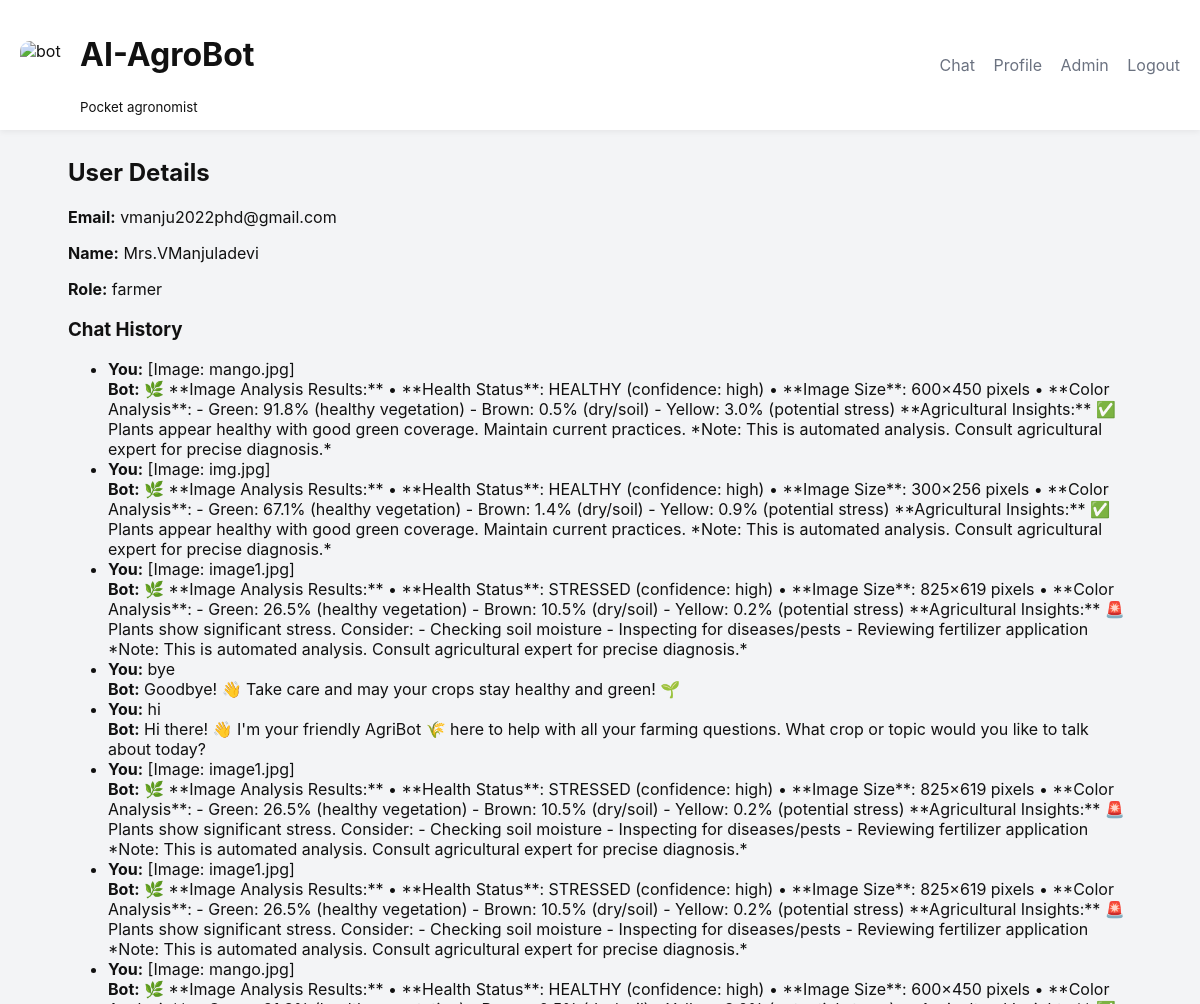
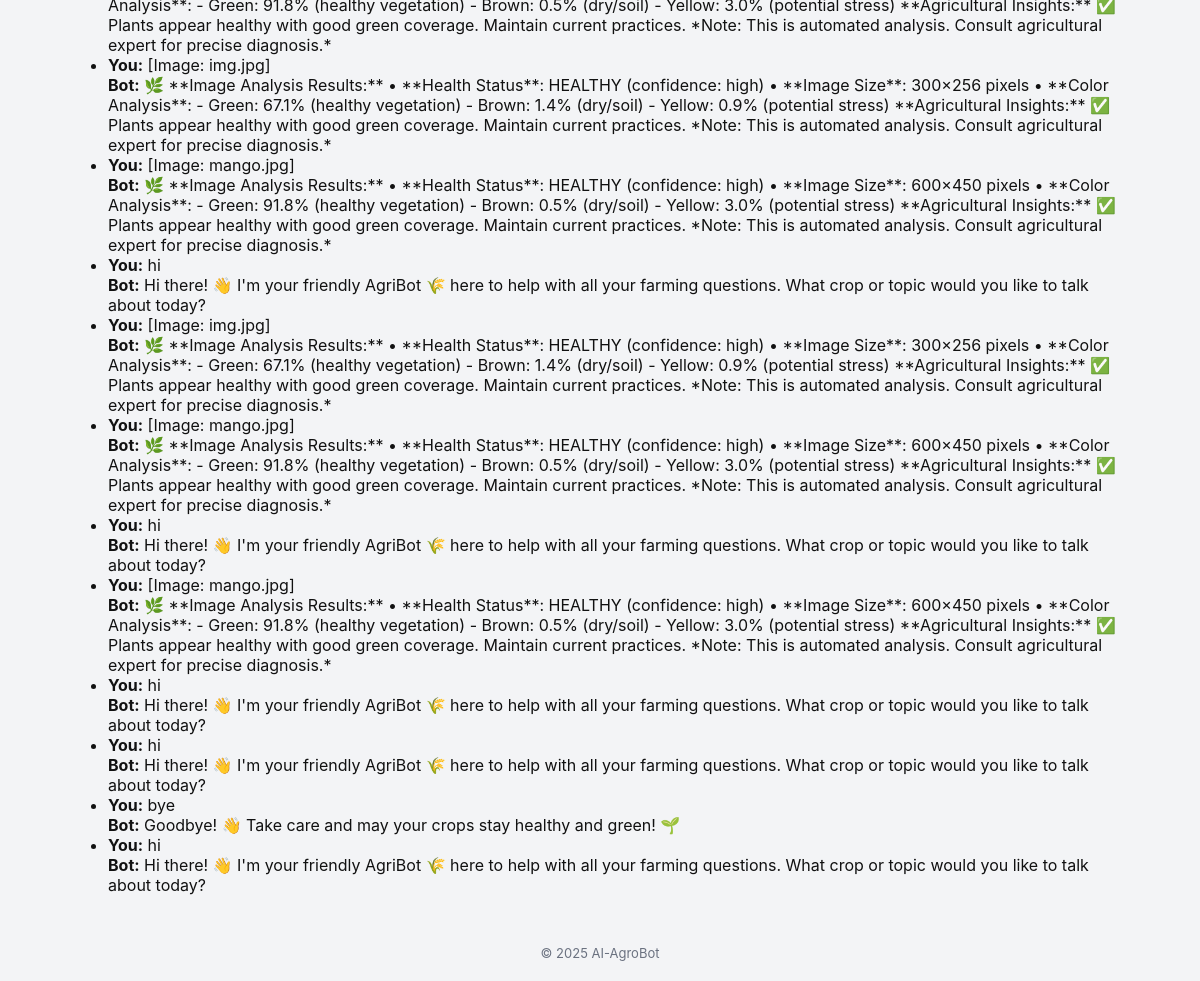
Page /admin/user/2 (signed in) on the committed database (2 pictures, top to bottom).
### database.py (models this page shows)
class User(UserMixin, db.Model):
    __tablename__ = "users"
    id = db.Column(db.Integer, primary_key=True)
    email = db.Column(db.String(200), unique=True, nullable=False)
    password = db.Column(db.String(200), nullable=False)
    name = db.Column(db.String(100))
    role = db.Column(db.String(20), default="farmer")
    primary_crop = db.Column(db.String(100))
    region = db.Column(db.String(100))
    preferred_language = db.Column(db.String(20), default="en")

class ChatHistory(db.Model):
    __tablename__ = "chat_history"
    id = db.Column(db.Integer, primary_key=True)
    user_id = db.Column(db.Integer, db.ForeignKey("users.id"), nullable=True)
    user_message = db.Column(db.Text)
    bot_response = db.Column(db.Text)
    created_at = db.Column(db.DateTime, default=datetime.utcnow)
    feedback = db.Column(db.String(20), nullable=True)

### app.py (the view)
@app.route("/admin/user/<int:user_id>")
@login_required
def admin_view_user(user_id):
    if current_user.role != "admin":
        flash("Access denied", "danger")
        return redirect(url_for("index"))
    user = User.query.get_or_404(user_id)
    chats = ChatHistory.query.filter_by(user_id=user.id).order_by(ChatHistory.created_at.desc()).all()
    return render_template("admin_view_user.html", user=user, chats=chats)

### app.py (called while the page is built)
@login_manager.user_loader
def load_user(user_id):
    return db.session.get(User, int(user_id))

### templates/admin_view_user.html
{% extends "base.html" %}
{% block content %}
<h2>User Details</h2>
<p><strong>Email:</strong> {{ user.email }}</p>
<p><strong>Name:</strong> {{ user.name }}</p>
<p><strong>Role:</strong> {{ user.role }}</p>
<h3>Chat History</h3>
{% if chats %}
  <ul>
  {% for c in chats %}
    <li><b>You:</b> {{ c.user_message }}<br><b>Bot:</b> {{ c.bot_response }}</li>
  {% endfor %}
  </ul>
{% else %}
  <p>No chats found for this user.</p>
{% endif %}
{% endblock %}

### templates/base.html (shortened to what this page needs)
<!doctype html>
<html lang="en">
<head>
  <link rel="stylesheet" href="{{ url_for('static', filename='style.css') }}">
</head>
<body>
  <header class="topbar">
    <div class="brand"><img src="{{ url_for('static', filename='bot.png') }}" class="logo" alt="bot"><div><h1>AI-AgroBot</h1><small>Pocket agronomist</small></div></div>
    <nav class="nav">
      <a href="{{ url_for('index') }}">Chat</a>
      {% if current_user.is_authenticated %}
        <a href="{{ url_for('profile') }}">Profile</a>
        {% if current_user.role == 'admin' %}<a href="{{ url_for('admin_dashboard') }}">Admin</a>{% endif %}
        <a href="{{ url_for('logout') }}">Logout</a>
      {% else %}
        <a href="{{ url_for('login') }}">Login</a>
        <a href="{{ url_for('register') }}">Register</a>
      {% endif %}
    </nav>
  </header>
  <main class="main">
    {% block content %}{% endblock %}
  </main>
  <footer class="footer">© 2025 AI-AgroBot </footer>
</body>
</html>

### static/style.css (style rules this page uses)
:root { --brand: #16a34a; --muted: #6b7280; --bg: #f3f4f6; --card: #ffffff; }
* { box-sizing: border-box; }
body { font-family: Inter, system-ui, Segoe UI, Roboto, Arial; margin: 0; background: var(--bg); color: #111; }
.topbar { display: flex; align-items: center; justify-content: space-between; padding: 14px 20px; background: var(--card); box-shadow: 0 2px 6px rgba(0, 0, 0, 0.06); }
.brand { display: flex; align-items: center; gap: 12px; }
.logo { width: 48px; height: 48px; border-radius: 10px; }
.nav a { margin-left: 14px; color: var(--muted); text-decoration: none; }
.main { max-width: 1100px; margin: 28px auto; padding: 0 18px; }
.footer { padding: 20px; text-align: center; color: var(--muted); font-size: 13px; margin-top: 30px; }

### rows in the picture
User: email "vmanju2022phd@gmail.com", name "Mrs.VManjuladevi", role "farmer"
ChatHistory: user_message "[Image: mango.jpg]", bot_response "🌿 **Image Analysis Results:** • **Health Status**: HEALTHY (confidence: high) • **Image Size**: 600×450 pixels • **Color Analysis**: - Green: 91.8% (healthy vegetation) - Brown: 0.5% (dry/soil) - Yellow: 3.0% (potential stress) **Agricultural Insights:** ✅ Plants appear healthy with good green coverage. Maintain current practices. *Note: This is automated analysis. Consult agricultural expert for precise diagnosis.*"
ChatHistory: user_message "[Image: img.jpg]", bot_response "🌿 **Image Analysis Results:** • **Health Status**: HEALTHY (confidence: high) • **Image Size**: 300×256 pixels • **Color Analysis**: - Green: 67.1% (healthy vegetation) - Brown: 1.4% (dry/soil) - Yellow: 0.9% (potential stress) **Agricultural Insights:** ✅ Plants appear healthy with good green coverage. Maintain current practices. *Note: This is automated analysis. Consult agricultural expert for precise diagnosis.*"
ChatHistory: user_message "[Image: image1.jpg]", bot_response "🌿 **Image Analysis Results:** • **Health Status**: STRESSED (confidence: high) • **Image Size**: 825×619 pixels • **Color Analysis**: - Green: 26.5% (healthy vegetation) - Brown: 10.5% (dry/soil) - Yellow: 0.2% (potential stress) **Agricultural Insights:** 🚨 Plants show significant stress. Consider: - Checking soil moisture - Inspecting for diseases/pests - Reviewing fertilizer application *Note: This is automated analysis. Consult agricultural expert for precise diagnosis.*"
ChatHistory: user_message "bye", bot_response "Goodbye! 👋 Take care and may your crops stay healthy and green! 🌱"
ChatHistory: user_message "hi", bot_response "Hi there! 👋 I'm your friendly AgriBot 🌾 here to help with all your farming questions. What crop or topic would you like to talk about today?"
ChatHistory: user_message "[Image: image1.jpg]", bot_response "🌿 **Image Analysis Results:** • **Health Status**: STRESSED (confidence: high) • **Image Size**: 825×619 pixels • **Color Analysis**: - Green: 26.5% (healthy vegetation) - Brown: 10.5% (dry/soil) - Yellow: 0.2% (potential stress) **Agricultural Insights:** 🚨 Plants show significant stress. Consider: - Checking soil moisture - Inspecting for diseases/pests - Reviewing fertilizer application *Note: This is automated analysis. Consult agricultural expert for precise diagnosis.*"
ChatHistory: user_message "[Image: image1.jpg]", bot_response "🌿 **Image Analysis Results:** • **Health Status**: STRESSED (confidence: high) • **Image Size**: 825×619 pixels • **Color Analysis**: - Green: 26.5% (healthy vegetation) - Brown: 10.5% (dry/soil) - Yellow: 0.2% (potential stress) **Agricultural Insights:** 🚨 Plants show significant stress. Consider: - Checking soil moisture - Inspecting for diseases/pests - Reviewing fertilizer application *Note: This is automated analysis. Consult agricultural expert for precise diagnosis.*"
ChatHistory: user_message "[Image: mango.jpg]", bot_response "🌿 **Image Analysis Results:** • **Health Status**: HEALTHY (confidence: high) • **Image Size**: 600×450 pixels • **Color Analysis**: - Green: 91.8% (healthy vegetation) - Brown: 0.5% (dry/soil) - Yellow: 3.0% (potential stress) **Agricultural Insights:** ✅ Plants appear healthy with good green coverage. Maintain current practices. *Note: This is automated analysis. Consult agricultural expert for precise diagnosis.*"
ChatHistory: user_message "[Image: img.jpg]", bot_response "🌿 **Image Analysis Results:** • **Health Status**: HEALTHY (confidence: high) • **Image Size**: 300×256 pixels • **Color Analysis**: - Green: 67.1% (healthy vegetation) - Brown: 1.4% (dry/soil) - Yellow: 0.9% (potential stress) **Agricultural Insights:** ✅ Plants appear healthy with good green coverage. Maintain current practices. *Note: This is automated analysis. Consult agricultural expert for precise diagnosis.*"
ChatHistory: user_message "[Image: mango.jpg]", bot_response "🌿 **Image Analysis Results:** • **Health Status**: HEALTHY (confidence: high) • **Image Size**: 600×450 pixels • **Color Analysis**: - Green: 91.8% (healthy vegetation) - Brown: 0.5% (dry/soil) - Yellow: 3.0% (potential stress) **Agricultural Insights:** ✅ Plants appear healthy with good green coverage. Maintain current practices. *Note: This is automated analysis. Consult agricultural expert for precise diagnosis.*"
ChatHistory: user_message "hi", bot_response "Hi there! 👋 I'm your friendly AgriBot 🌾 here to help with all your farming questions. What crop or topic would you like to talk about today?"
ChatHistory: user_message "[Image: img.jpg]", bot_response "🌿 **Image Analysis Results:** • **Health Status**: HEALTHY (confidence: high) • **Image Size**: 300×256 pixels • **Color Analysis**: - Green: 67.1% (healthy vegetation) - Brown: 1.4% (dry/soil) - Yellow: 0.9% (potential stress) **Agricultural Insights:** ✅ Plants appear healthy with good green coverage. Maintain current practices. *Note: This is automated analysis. Consult agricultural expert for precise diagnosis.*"
ChatHistory: user_message "[Image: mango.jpg]", bot_response "🌿 **Image Analysis Results:** • **Health Status**: HEALTHY (confidence: high) • **Image Size**: 600×450 pixels • **Color Analysis**: - Green: 91.8% (healthy vegetation) - Brown: 0.5% (dry/soil) - Yellow: 3.0% (potential stress) **Agricultural Insights:** ✅ Plants appear healthy with good green coverage. Maintain current practices. *Note: This is automated analysis. Consult agricultural expert for precise diagnosis.*"
ChatHistory: user_message "hi", bot_response "Hi there! 👋 I'm your friendly AgriBot 🌾 here to help with all your farming questions. What crop or topic would you like to talk about today?"
ChatHistory: user_message "[Image: mango.jpg]", bot_response "🌿 **Image Analysis Results:** • **Health Status**: HEALTHY (confidence: high) • **Image Size**: 600×450 pixels • **Color Analysis**: - Green: 91.8% (healthy vegetation) - Brown: 0.5% (dry/soil) - Yellow: 3.0% (potential stress) **Agricultural Insights:** ✅ Plants appear healthy with good green coverage. Maintain current practices. *Note: This is automated analysis. Consult agricultural expert for precise diagnosis.*"
ChatHistory: user_message "hi", bot_response "Hi there! 👋 I'm your friendly AgriBot 🌾 here to help with all your farming questions. What crop or topic would you like to talk about today?"
ChatHistory: user_message "hi", bot_response "Hi there! 👋 I'm your friendly AgriBot 🌾 here to help with all your farming questions. What crop or topic would you like to talk about today?"
ChatHistory: user_message "bye", bot_response "Goodbye! 👋 Take care and may your crops stay healthy and green! 🌱"
ChatHistory: user_message "hi", bot_response "Hi there! 👋 I'm your friendly AgriBot 🌾 here to help with all your farming questions. What crop or topic would you like to talk about today?"
